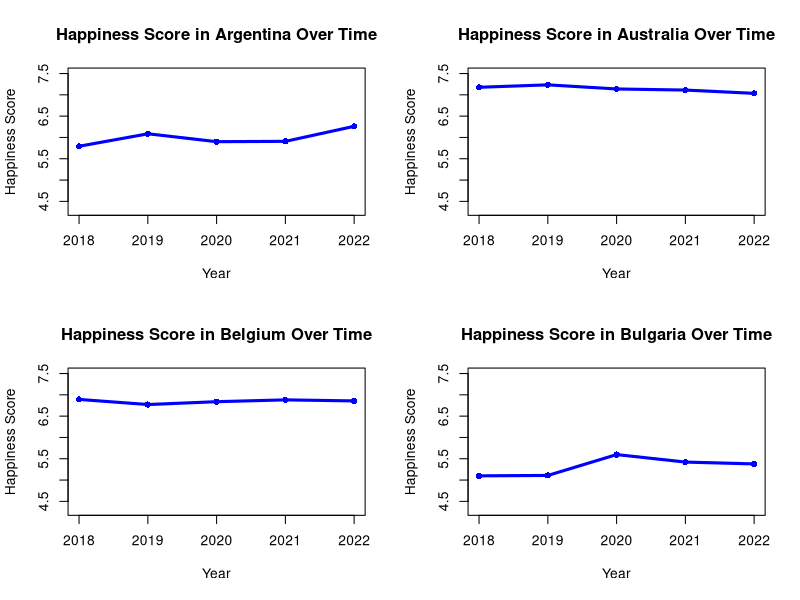
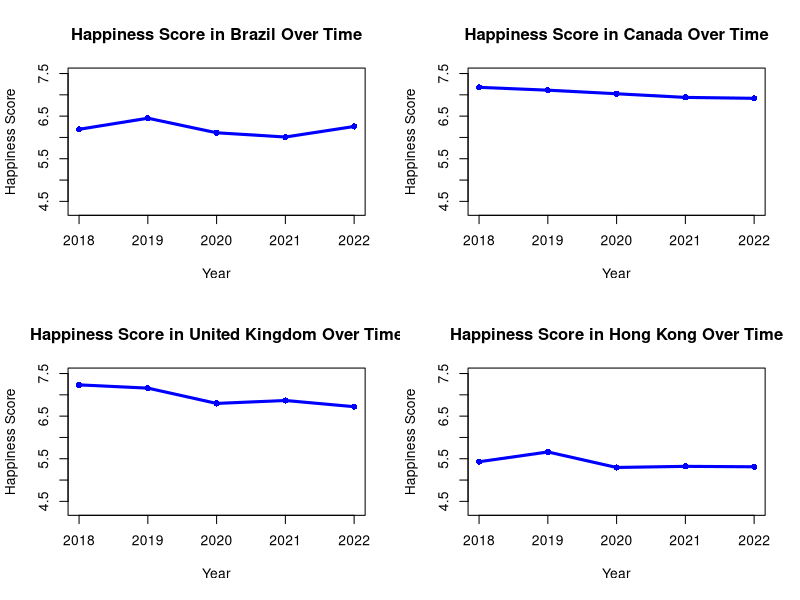
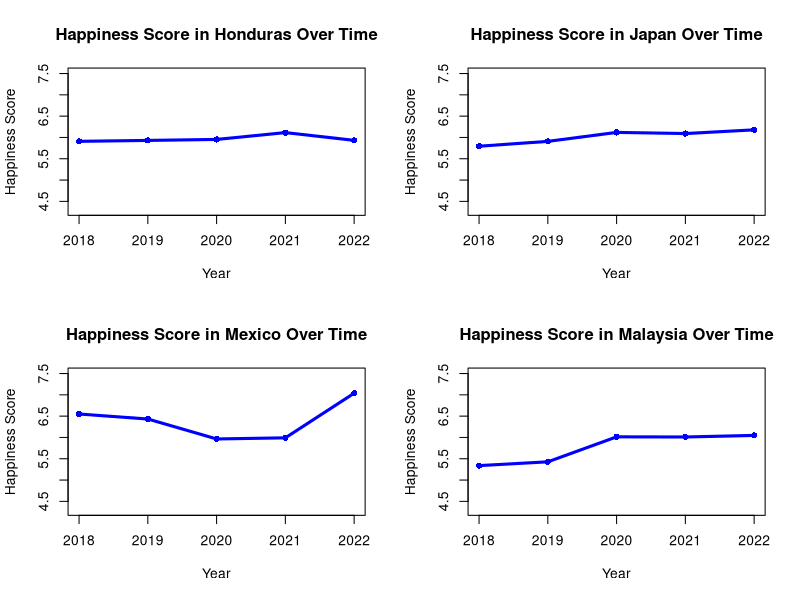
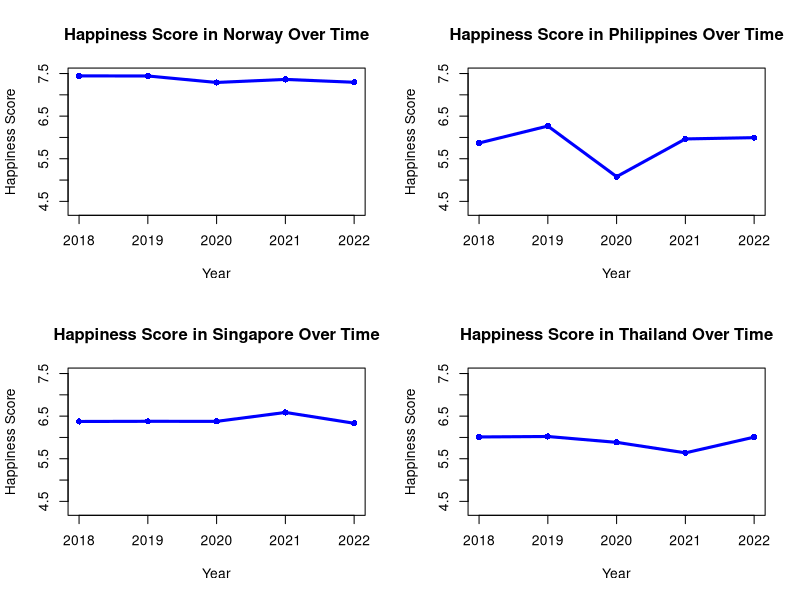
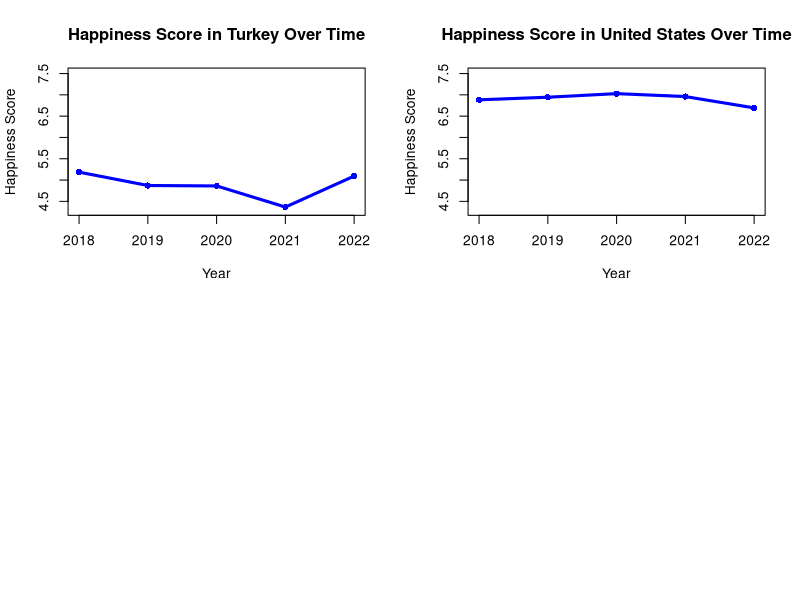
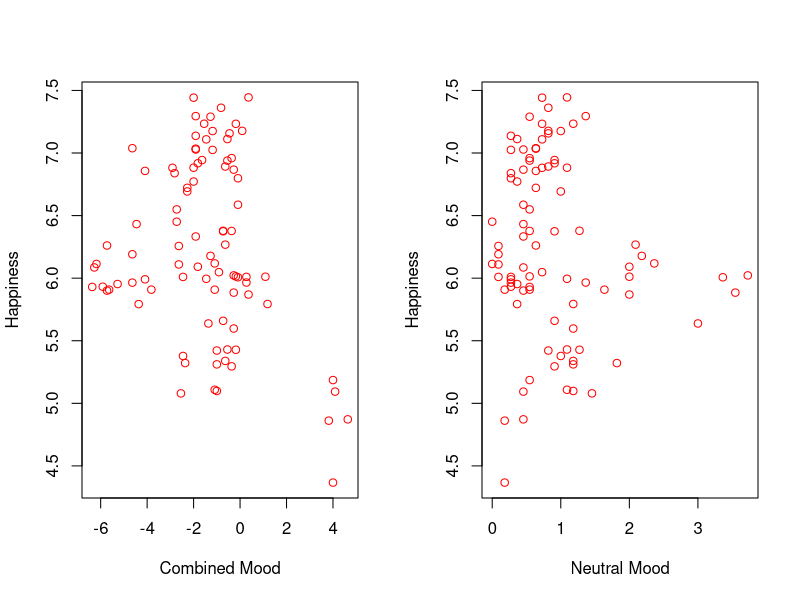
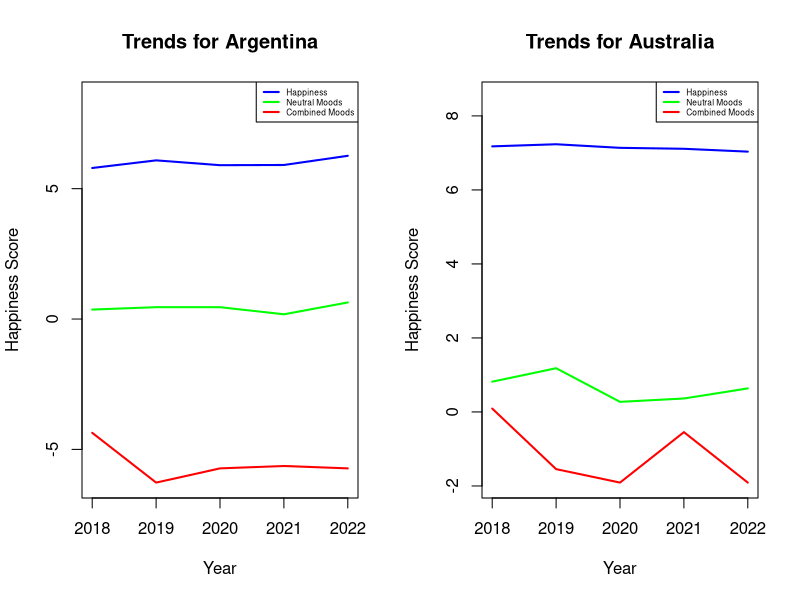
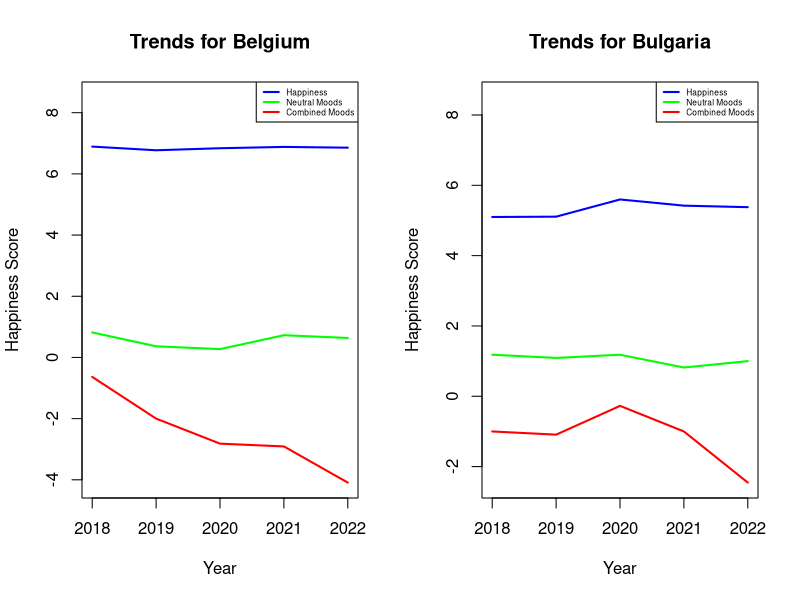

Reproduce these figures in R, in order.
## ---- chunk 1
df <- read.csv("happiness_w_mood_R/happiness_w_mood_R.csv")
df$developed_country = as.logical(df$developed_country)
df[is.na(df)] <- 0
## ---- chunk 2
summary(df)

par(mfrow = c(2, 2))
plot_happiness <- function(data, country_name) {
  country_data <- data[data$country == country_name, ]
  # output as individual plots
  #png(paste("plots/Happiness Score in", country_name, "Over Time.png"), width = 600, height = 400)
  plot(
    country_data$year, 
    country_data$happiness, 
    type = "l", # Line plot
    main = paste("Happiness Score in", country_name, "Over Time"), 
    xlab = "Year", 
    ylab = "Happiness Score",
    col = "blue",
    lwd = 3,
    ylim = c(4.3, 7.5)
  )
  
  points(country_data$year, country_data$happiness, col = "blue", pch = 16)
  #dev.off()
}

for (c in unique(df$country)){
  plot_happiness(df, c)
}


# Rescale
# multiply by 10 to match the scale of the happiness score
df$positive <- df$positive / 110 * 10
df$neutral <- df$neutral / 110 * 10
df$negative <- df$negative / 110 * 10
## ---- chunk 3
# Correlation matrix
cor_data <- df[, c("happiness", "positive", "neutral", "negative")]
cor_matrix <- cor(cor_data)
print(cor_matrix)
## ---- chunk 4
# higher value of comb means more positive songs were listened
df$comb <- df$positive - df$negative

# re-examine correlation 
cor_data <- df[, c("happiness", "neutral", "comb")]
cor_matrix <- cor(cor_data)
print(cor_matrix)
## ---- chunk 5
par(mfrow = c(1, 2))

plot(df$comb, df$happiness, 
     xlab = "Combined Mood",
     ylab = "Happiness",
     col = "red")

plot(df$neutral, df$happiness, 
     xlab = "Neutral Mood",
     ylab = "Happiness",
     col = "red")
## ---- chunk 6
par(mfrow = c(1,2))

plot_country_trends <- function(data) {
  countries <- unique(data$country)

  for (country in countries) {
    country_data <- data[data$country == country, ]
    
    plot(
      country_data$year, 
      country_data$happiness, 
      type = "l", 
      main = paste("Trends for", country),
      xlab = "Year", 
      ylab = "Happiness Score", 
      col = "blue", 
      ylim = c(min(c(country_data$comb, country_data$neutral))
               , 8.5),
      lwd = 2
    )
    
    lines(country_data$year, country_data$neutral, col = "green", lwd = 2)
    lines(country_data$year, country_data$comb, col = "red", lwd = 2)
    
    legend(
      "topright", 
      legend = c("Happiness", "Neutral Moods", "Combined Moods"), 
      col = c("blue", "green", "red"), 
      lty = 1, 
      lwd = 2,
      cex = 0.5
    )
  }
}

plot_country_trends(df)
## ---- chunk 7
m0 <- lm(happiness ~  comb + neutral, data = df)
summary(m0)
## ---- chunk 8
boxplot(happiness~developed_country, main = "All Countries", col = c("pink", "lightblue"),
        data = df, xlab = "developed or not")
## ---- chunk 9
fit0 <- lm(happiness ~ developed_country, data = df)
summary(fit0)
## ---- chunk 10
m1 <- lm(happiness ~ comb*developed_country +
           neutral*developed_country,
         data = df)
summary(m1)
## ---- chunk 11
anova(m0, m1)
## ---- chunk 12
# higher value of in_one means people tend to listen to more positive songs
# lower value of in_one means people tend to listen to more negative songs
# 0.5 is a random weight
df$in_one <- df$positive - df$negative + 0.5 * df$neutral

# the final model
m3 <- lm(happiness ~ in_one*developed_country, data = df)
summary(m3)
plot(happiness ~ in_one, main = "Happiness Score vs Song Sentiment",
     xlab = "song sentiment", ylab = "happiness score",
     data = df[df$developed_country == TRUE,], col = "firebrick",
     ylim = c(4, 8), xlim = c(min(df$in_one), max(df$in_one)))
points(happiness ~ in_one, data = df[df$developed_country == FALSE,],
       col = "steelblue")
legend("topright", c("developed countries", "developing countries"), cex = 0.7,
       col = c("firebrick", "steelblue"), pch = 1)
coefs_hat <- coefficients(m3)
abline(coefs_hat[1], coefs_hat[2], lty = 1, lwd = 2)
abline(coefs_hat[1]+coefs_hat[3], coefs_hat[2]+coefs_hat[4], lty = 2, lwd = 2)
## ---- chunk 13
# General correlation 
cor_data <- df[, c("happiness", "in_one")]
cor_matrix <- cor(cor_data)
print(cor_matrix)
## ---- chunk 14
# for developed countries
developed_df <- df[df$developed_country == TRUE, ]
cor_data <- developed_df[, c("happiness", "in_one")]
cor_matrix <- cor(cor_data)
print(cor_matrix)
## ---- chunk 15
# for developing countries
developing_df <- df[df$developed_country == FALSE, ]
cor_data <- developing_df[, c("happiness", "in_one")]
cor_matrix <- cor(cor_data)
print(cor_matrix)
## ---- chunk 16
par(mfrow = c(2,2))
plot_country_trends <- function(data) {
  countries <- unique(data$country)

  for (country in countries) {
    country_data <- data[data$country == country, ]
    # output the happiness and mood over time plots as individual files
    #png(paste("plots/Trends for", country, ".png"), width = 800, height = 600)
    plot(
      country_data$year, 
      country_data$happiness, 
      type = "l", 
      main = paste("Trends for", country),
      xlab = "Year", 
      ylab = "Happiness Score", 
      col = "blue", 
      ylim = c(min(c(country_data$comb, country_data$neutral))
               , 8.5),
      lwd = 3
    )
    lines(country_data$year, country_data$in_one, col = "red", lwd = 2)
    legend(
      "topright", 
      legend = c("Happiness", "Combined Moods (all 3)"), 
      col = c("blue", "red"), 
      lty = 1, 
      lwd = 2,
      cex = 0.5
    )
    #dev.off()
  }
}

plot_country_trends(df)
## ---- chunk 17
write.csv(df, "df_used_in_R.csv", row.names = FALSE)
